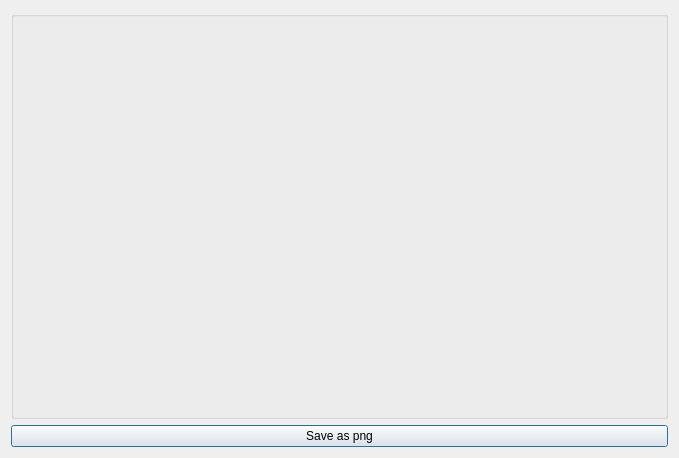
<?xml version="1.0" encoding="UTF-8"?>
<ui version="4.0">
 <class>MrsAxisPlot</class>
 <widget class="QDialog" name="MrsAxisPlot">
  <property name="geometry">
   <rect>
    <x>0</x>
    <y>0</y>
    <width>679</width>
    <height>458</height>
   </rect>
  </property>
  <property name="windowTitle">
   <string>axisPlot - Beta version</string>
  </property>
  <layout class="QGridLayout" name="gridLayout_2">
   <item row="0" column="0">
    <layout class="QGridLayout" name="mainLayout">
     <item row="0" column="0">
      <widget class="QGroupBox" name="axisPlot">
       <property name="title">
        <string/>
       </property>
       <layout class="QGridLayout" name="gridLayout">
        <item row="0" column="0">
         <layout class="QVBoxLayout" name="axis_vbox"/>
        </item>
       </layout>
      </widget>
     </item>
     <item row="1" column="0">
      <widget class="QPushButton" name="saveButton">
       <property name="text">
        <string>Save as png</string>
       </property>
      </widget>
     </item>
    </layout>
   </item>
  </layout>
 </widget>
 <resources/>
 <connections/>
</ui>
